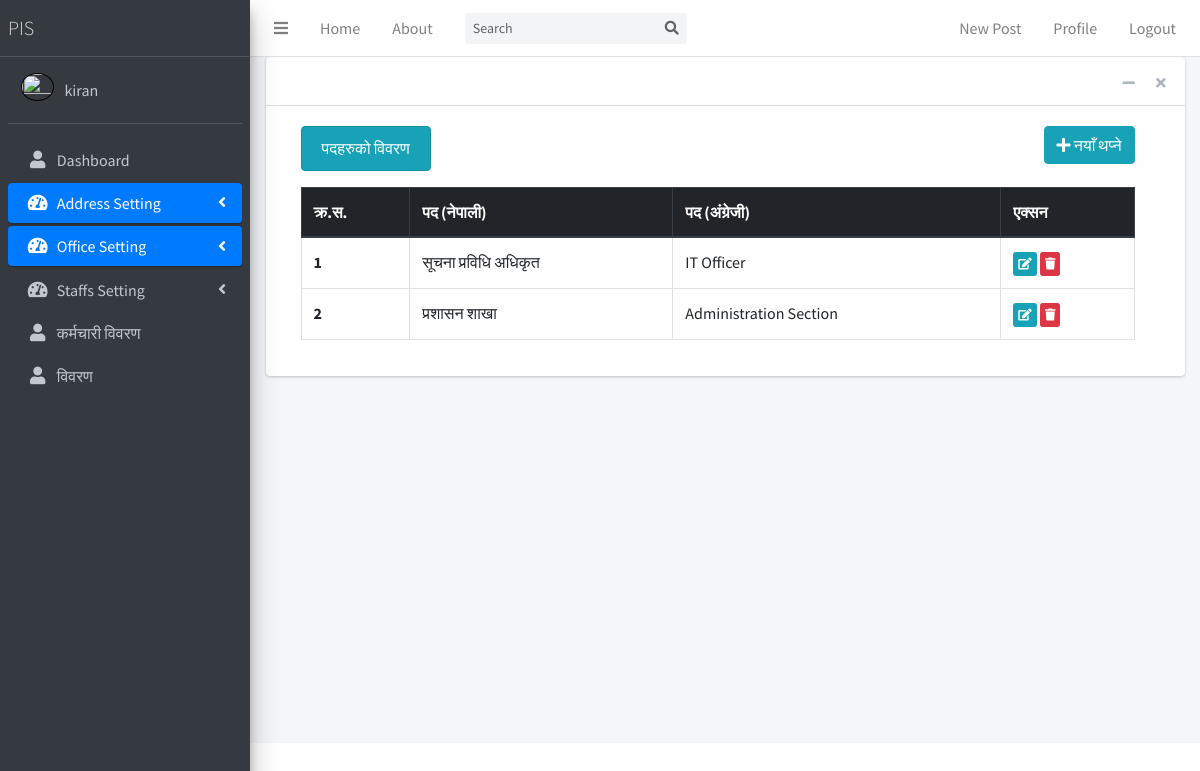
The app's page /designation/list/ (signed in) with its own data.
### officialdata/models.py (models this page shows, shortened)
class Designation(models.Model):
    designation_nepali = models.CharField(max_length=100)
    designation_english = models.CharField(max_length=100)
    date_posted = models.DateTimeField(default=timezone.now)
    author = models.ForeignKey(User, on_delete=models.CASCADE)

### officialdata/views.py (the view)
# urls.py: path('designation/list/', DesignationListView.as_view(), name='designation-list'),
class DesignationListView(LoginRequiredMixin, UserAccessMixin, ListView):
    permission_required = 'officialdata.view_designation'
    model = Designation
    template_name = 'designation/designation_list.html'

### officedata/views.py (called while the page is built)
    def dispatch(self, request, *args, **kwargs):
        if(not self.request.user.is_authenticated):
            return redirect_to_login(self.request.get_full_path(), self.get_login_url(), self.get_redirect_field_name())
        if not self.has_permission():
            return redirect('/')
        return super(UserAccessMixin, self).dispatch(request, *args, **kwargs)

### officialdata/templates/officialdata/designation_list.html (shortened to what this page needs)
{% extends "blog/base.html" %}
{% load crispy_forms_tags %}
{% block content %}
<div class="col-md-12">
      <div class="d-flex justify-content-between">
        <div><h6 class="text-center alert alert-info">पदहरुको विवरण</h6></div>
        <div>
            <a href="{% url 'designation-create' %}" class="btn btn-info btn-bg">
                  <i class="fas fa-plus"></i> नयाँ थप्ने
            </a>
        </div>
    </div>
    <table class="table table-hover table-bordered">
            <thead class="thead-dark">
        <tr>
            <th scope="col">क्र.स.</th>
            <th scope="col">पद (नेपाली)</th>
            <th scope="col">पद (अंग्रेजी)</th>
            <th scope="col">एक्सन</th>
        </tr>
        </thead>
        <tbody>
        {% for designation in designation_list %}
        <tr>
            <th scope="row">{{ forloop.counter }}</th>
            <td>{{ designation.designation_nepali }}</td>
            <td>{{ designation.designation_english }}</td>
            <td>
                <a href="{% url 'designation-update' designation.id %}" class="btn btn-info btn-xs">
                    <i class="fas fa-edit"></i>
                </a>
                <a href="{% url 'designation-delete' designation.id %}" class="btn btn-danger btn-xs">
                    <i class="fas fa-trash"></i>
                </a>
            </td>
        </tr>
        {% endfor %}
        </tbody>
    </table>
</div>
{% endblock content %}

### blog/templates/blog/base.html (shortened to what this page needs)
{% load static %}
<!DOCTYPE html>
<html>
<head>
    <link rel="stylesheet" href="{% static 'blog/plugins/fontawesome-free/css/all.min.css' %}">
    <link rel="stylesheet" href="https://code.ionicframework.com/ionicons/2.0.1/css/ionicons.min.css">
    <link rel="stylesheet" href="{% static 'blog/plugins/overlayScrollbars/css/OverlayScrollbars.min.css' %}">
    <link rel="stylesheet" href="{% static 'blog/plugins/datatables-bs4/css/dataTables.bootstrap4.min.css' %}">
    <link rel="stylesheet" href="{% static 'blog/plugins/datatables-responsive/css/responsive.bootstrap4.min.css' %}">
    <link rel="stylesheet" href="{% static 'blog/dist/css/adminlte.min.css' %}">
</head>
<body class="hold-transition sidebar-mini layout-fixed">
<div class="wrapper">
    <nav class="main-header navbar navbar-expand navbar-white navbar-light">
        <ul class="navbar-nav">
            <li class="nav-item">
                <a class="nav-link" data-widget="pushmenu" href="#" role="button"><i class="fas fa-bars"></i></a>
            </li>
            <li class="nav-item d-none d-sm-inline-block">
                <a class="nav-item nav-link" href="{% url 'blog-home' %}">Home</a>
            </li>
            <li class="nav-item d-none d-sm-inline-block">
                <a class="nav-item nav-link" href="{% url 'blog-about' %}">About</a>
            </li>
        </ul>
        <form class="form-inline ml-3">
            <div class="input-group input-group-sm">
                <input class="form-control form-control-navbar" type="search" placeholder="Search" aria-label="Search">
                <div class="input-group-append">
                    <button class="btn btn-navbar" type="submit">
                        <i class="fas fa-search"></i>
                    </button>
                </div>
            </div>
        </form>
        <ul class="navbar-nav ml-auto">
            {% if user.is_authenticated %}
            <a class="nav-item nav-link" href="{% url 'post-create' %}">New Post</a>
            <a class="nav-item nav-link" href="#">Profile</a>
            <a class="nav-item nav-link" href="{% url 'logout' %}">Logout</a>
            {% else %}
            <a class="nav-item nav-link" href="{% url 'login' %}">Login</a>
            <a class="nav-item nav-link" href="{% url 'register' %}">Register</a>
            {% endif %}
        </ul>
    </nav>
    <aside class="main-sidebar sidebar-dark-primary elevation-4">
        <a href="{% url 'blog-home' %}" class="brand-link">
            <span class="brand-text font-weight-light">PIS</span>
        </a>
        <div class="sidebar">
            <div class="user-panel mt-3 pb-3 mb-3 d-flex">
                <div class="image">
                    <img src="" class="rounded-circle account-img" alt=""
                         width="42" height="24" style="border:1px solid black">
                </div>
                <div class="info">
                    <a href="#" class="d-block">{{ user.username }}</a>
                </div>
            </div>
            {% if user.is_authenticated %}
            <nav class="mt-2">
                <ul class="nav nav-pills nav-sidebar flex-column" data-widget="treeview" role="menu"
                    data-accordion="false">
                    {% if request.user.is_superuser %}
                    <li class="nav-item">
                        <a href="#" class="nav-link">
                            <i class="nav-icon fas fa-user"></i>
                            <p>
                                Dashboard
                            </p>
                        </a>
                    </li>
                    <li class="nav-item has-treeview">
                        <a href="{% url 'address-list' %}" class="nav-link active">
                            <i class="nav-icon fas fa-tachometer-alt"></i>
                            <p>
                                Address Setting
                                <i class="right fas fa-angle-left"></i>
                            </p>
                        </a>
                    </li>
                    <li class="nav-item has-treeview">
                        <a href="{% url 'allofficedata-list' %}" class="nav-link active">
                            <i class="nav-icon fas fa-tachometer-alt"></i>
                            <p>
                                Office Setting
                                <i class="right fas fa-angle-left"></i>
                            </p>
                        </a>
                    </li>
                    <li class="nav-item has-treeview">
                        <a href="{% url 'allofficialdata-list' %}" class="nav-link inactive">
                            <i class="nav-icon fas fa-tachometer-alt"></i>
                            <p>
                                Staffs Setting
                                <i class="right fas fa-angle-left"></i>
                            </p>
                        </a>
                    </li>
                    <li class="nav-item">
                        <a href="{% url 'staff-list' %}" class="nav-link">
                            <i class="nav-icon fas fa-user"></i>
                            <p>
                                कर्मचारी विवरण
                            </p>
                        </a>
                    </li>
                    {% endif %}
                    <li class="nav-item">
                        <a href="{% url 'staff-post' username=user %}" class="nav-link">
                            <p class="text-align:center"> <i class="nav-icon fas fa-user"></i> विवरण
                            </p>
                        </a>
                    </li>
                </ul>
            </nav>
            {% endif %}
        </div>
    </aside>
    <div class="content-wrapper">
        <section class="content">
            <div class="container-fluid">
                <div class="row">
                    <div class="col-md-12">
                        <div class="card">
                            <div class="card-header">
                                <div class="card-tools">
                                    <button type="button" class="btn btn-tool" data-card-widget="collapse"
                                            data-toggle="tooltip" title="Collapse">
                                        <i class="fas fa-minus"></i></button>
                                    <button type="button" class="btn btn-tool" data-card-widget="remove"
                                            data-toggle="tooltip" title="Remove">
                                        <i class="fas fa-times"></i></button>
                                </div>
                            </div>
                            <div class="card-body">
                                <div class="row col-md-12">
                                    <div class="col-md-12">
                                        {% block content %}{% endblock %}
</body>
</html>

### records on screen
Designation: designation_nepali "सूचना प्रविधि अधिकृत", designation_english "IT Officer"
Designation: designation_nepali "प्रशासन शाखा", designation_english "Administration Section"

### other values on screen
{{ user.username }} "kiran"
